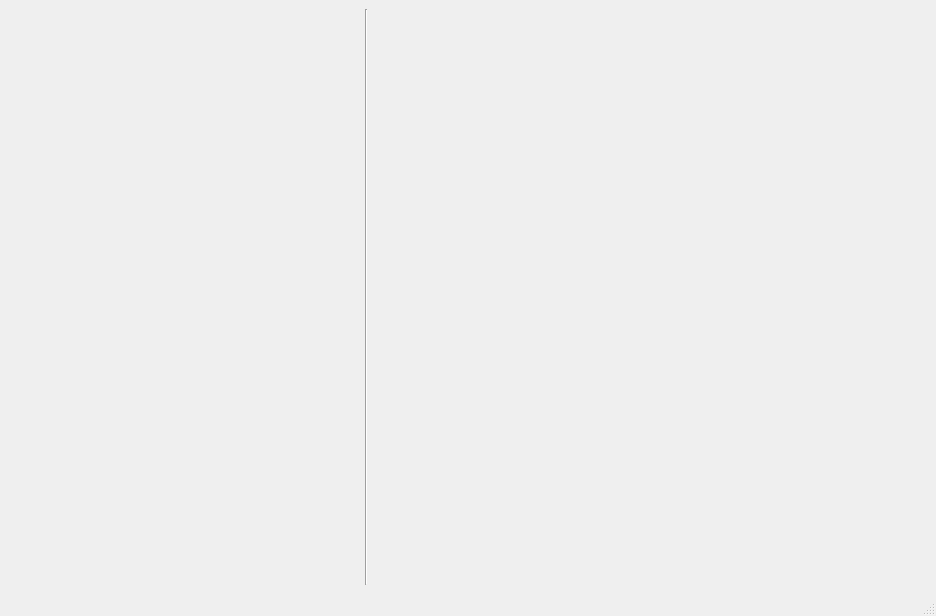
<?xml version="1.0" encoding="UTF-8"?>
<ui version="4.0">
 <class>MainWindow</class>
 <widget class="QMainWindow" name="MainWindow">
  <property name="geometry">
   <rect>
    <x>0</x>
    <y>0</y>
    <width>936</width>
    <height>616</height>
   </rect>
  </property>
  <property name="windowTitle">
   <string>MainWindow</string>
  </property>
  <widget class="QWidget" name="centralwidget">
   <layout class="QHBoxLayout" name="horizontalLayout" stretch="1,0,3">
    <item>
     <widget class="NavForm" name="widget_nav" native="true">
      <property name="minimumSize">
       <size>
        <width>350</width>
        <height>0</height>
       </size>
      </property>
     </widget>
    </item>
    <item>
     <widget class="Line" name="line">
      <property name="orientation">
       <enum>Qt::Vertical</enum>
      </property>
     </widget>
    </item>
    <item>
     <widget class="QStackedWidget" name="stackedWidget">
      <property name="currentIndex">
       <number>0</number>
      </property>
      <widget class="QWidget" name="page">
       <layout class="QHBoxLayout" name="horizontalLayout_2">
        <item>
         <widget class="NetCardForm" name="cardwgt" native="true"/>
        </item>
       </layout>
      </widget>
      <widget class="QWidget" name="page_2">
       <layout class="QHBoxLayout" name="horizontalLayout_3">
        <item>
         <widget class="TcpForm" name="tcpwgt" native="true"/>
        </item>
       </layout>
      </widget>
      <widget class="QWidget" name="page_3">
       <layout class="QHBoxLayout" name="horizontalLayout_4">
        <item>
         <widget class="RealForm" name="udpWgt" native="true"/>
        </item>
       </layout>
      </widget>
     </widget>
    </item>
   </layout>
  </widget>
  <widget class="QMenuBar" name="menubar">
   <property name="geometry">
    <rect>
     <x>0</x>
     <y>0</y>
     <width>936</width>
     <height>21</height>
    </rect>
   </property>
  </widget>
  <widget class="QStatusBar" name="statusbar"/>
 </widget>
 <customwidgets>
  <customwidget>
   <class>NavForm</class>
   <extends>QWidget</extends>
   <header>NavForm.h</header>
   <container>1</container>
  </customwidget>
  <customwidget>
   <class>NetCardForm</class>
   <extends>QWidget</extends>
   <header>NetCardForm.h</header>
   <container>1</container>
  </customwidget>
  <customwidget>
   <class>TcpForm</class>
   <extends>QWidget</extends>
   <header>TcpForm.h</header>
   <container>1</container>
  </customwidget>
  <customwidget>
   <class>RealForm</class>
   <extends>QWidget</extends>
   <header>RealForm.h</header>
   <container>1</container>
  </customwidget>
 </customwidgets>
 <resources/>
 <connections/>
</ui>
